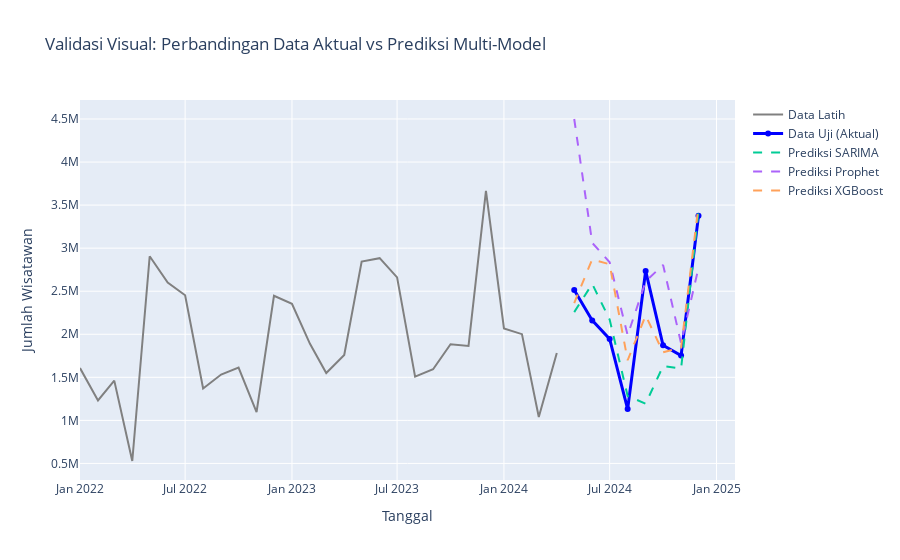
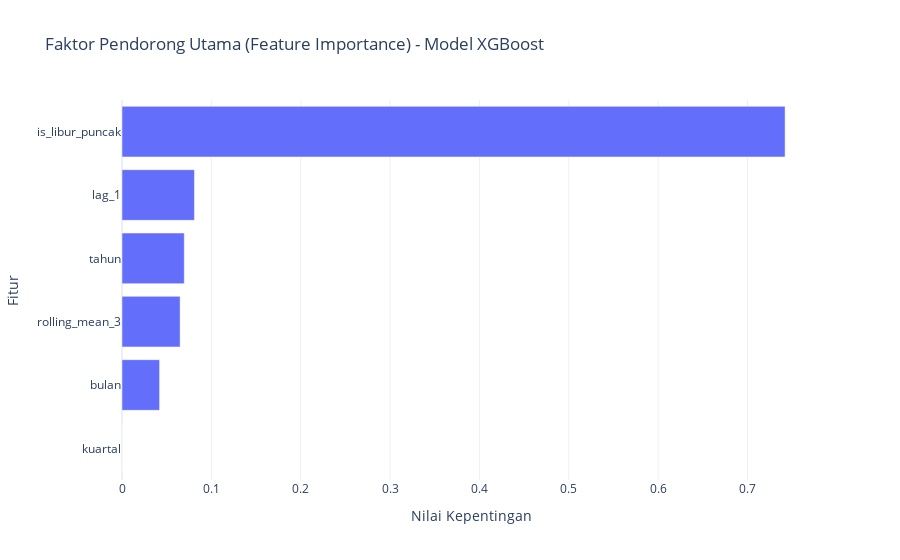

Source (notebook cell) for these figures, in order:
### Markdown cell above
Model XGBoost menyediakan fitur *Feature Importance* yang memberi peringkat pada semua fitur berdasarkan kontribusinya terhadap akurasi prediksi. Dengan menganalisis fitur-fitur teratas (misalnya, `lag_12`, `bulan`, `is_libur_puncak`), kita dapat secara objektif mengidentifikasi faktor-faktor pendorong utama kunjungan wisata di Kota Batu. Hasil ini mengkonfirmasi hipotesis awal kita dengan bukti kuantitatif.

### Code cell
# ==============================================================================
# 6. EVALUASI DAN INTERPRETASI MULTI-MODEL DENGAN PLOTLY (DIPERBAIKI)
# ==============================================================================

# Pastikan variabel dari sel sebelumnya (pelatihan model) sudah ada
if 'predictions' in locals() and 'metrics_df' in locals() and 'xgb_model' in locals():
    print("\nTahap 6: Mengevaluasi dan Menginterpretasi Multi-Model...")
    
    # 1. Menampilkan Metrik Kuantitatif untuk Semua Model
    print("\n--- 6.1 Metrik Kuantitatif (MAPE & RMSE) ---")
    print("Tabel Perbandingan Kinerja pada Data Uji (Semakin Kecil Semakin Baik)")
    display(metrics_df)

    # 2. Menampilkan Validasi Visual untuk Semua Model
    print("\n--- 6.2 Validasi Visual ---")
    fig_eval.update_layout(
        title='Validasi Visual: Perbandingan Data Aktual vs Prediksi Multi-Model'
    )
    fig_eval.show()

    # 3. Menampilkan Interpretasi Model (Spesifik untuk XGBoost)
    print("\n--- 6.3 Interpretasi Model (Feature Importance untuk XGBoost) ---")
    print("Catatan: Analisis Faktor Pendorong (Feature Importance) hanya tersedia untuk model berbasis tree seperti XGBoost.")
    
    # --- PERBAIKAN DI SINI: Mendefinisikan ulang variabel FEATURES ---
    FEATURES = ['bulan', 'kuartal', 'tahun', 'lag_1', 'rolling_mean_3', 'is_libur_puncak']
    
    # Plot Feature Importance dengan Plotly
    feature_importance = pd.DataFrame({'feature': FEATURES, 'importance': xgb_model.feature_importances_})
    # Urutkan untuk visualisasi yang lebih baik
    feature_importance = feature_importance.sort_values('importance', ascending=True)

    fig_feat = px.bar(
        feature_importance, 
        x='importance', 
        y='feature', 
        orientation='h', 
        title='Faktor Pendorong Utama (Feature Importance) - Model XGBoost',
        labels={'feature': 'Fitur', 'importance': 'Nilai Kepentingan'}
    )
    fig_feat.show()

    print("\nAnalisis selesai.")

else:
    print("\n❌ Proses evaluasi dibatalkan karena variabel yang dibutuhkan (seperti 'predictions', 'metrics_df', 'xgb_model') tidak ditemukan. Pastikan sel pelatihan model sudah dijalankan.")

### Figure 1 — Plotly figure (JSON) as saved in the notebook; plotly's stock layout.template omitted (floating-point values rounded to 4 significant figures)
{"data": [{"line": {"color": "gray"}, "mode": "lines", "name": "Data Latih", "type": "scatter", "x": ["2022-01-01T00:00:00", "2022-02-01T00:00:00", "2022-03-01T00:00:00", "2022-04-01T00:00:00", "2022-05-01T00:00:00", "2022-06-01T00:00:00", "2022-07-01T00:00:00", "2022-08-01T00:00:00", "2022-09-01T00:00:00", "2022-10-01T00:00:00", "2022-11-01T00:00:00", "2022-12-01T00:00:00", "2023-01-01T00:00:00", "2023-02-01T00:00:00", "2023-03-01T00:00:00", "2023-04-01T00:00:00", "2023-05-01T00:00:00", "2023-06-01T00:00:00", "2023-07-01T00:00:00", "2023-08-01T00:00:00", "2023-09-01T00:00:00", "2023-10-01T00:00:00", "2023-11-01T00:00:00", "2023-12-01T00:00:00", "2024-01-01T00:00:00", "2024-02-01T00:00:00", "2024-03-01T00:00:00", "2024-04-01T00:00:00"], "y": [1607143, 1231924, 1461713, 528238, 2906199, 2601280, 2453001, 1370061, 1531850, 1612253, 1096317, 2447519, 2353100, 1889443, 1549358, 1759122, 2844083, 2883654, 2660286, 1508556, 1593221, 1883482, 1864244, 3665705, 2067160, 2001249, 1039815, 1783052]}, {"line": {"color": "blue", "width": 3}, "mode": "lines+markers", "name": "Data Uji (Aktual)", "type": "scatter", "x": ["2024-05-01T00:00:00", "2024-06-01T00:00:00", "2024-07-01T00:00:00", "2024-08-01T00:00:00", "2024-09-01T00:00:00", "2024-10-01T00:00:00", "2024-11-01T00:00:00", "2024-12-01T00:00:00"], "y": [2514731, 2161075, 1945741, 1130841, 2735576, 1871233, 1752325, 3374936]}, {"line": {"dash": "dash"}, "mode": "lines", "name": "Prediksi SARIMA", "type": "scatter", "x": ["2024-05-01T00:00:00", "2024-06-01T00:00:00", "2024-07-01T00:00:00", "2024-08-01T00:00:00", "2024-09-01T00:00:00", "2024-10-01T00:00:00", "2024-11-01T00:00:00", "2024-12-01T00:00:00"], "y": [2257000.0, 2585000.0, 2171000.0, 1283000.0, 1194000.0, 1630000.0, 1602000.0, 3422000.0]}, {"line": {"dash": "dash"}, "mode": "lines", "name": "Prediksi Prophet", "type": "scatter", "x": ["2024-05-01T00:00:00", "2024-06-01T00:00:00", "2024-07-01T00:00:00", "2024-08-01T00:00:00", "2024-09-01T00:00:00", "2024-10-01T00:00:00", "2024-11-01T00:00:00", "2024-12-01T00:00:00"], "y": [4500000.0, 3062000.0, 2836000.0, 1989000.0, 2613000.0, 2806000.0, 1896000.0, 2773000.0]}, {"line": {"dash": "dash"}, "mode": "lines", "name": "Prediksi XGBoost", "type": "scatter", "x": ["2024-05-01T00:00:00", "2024-06-01T00:00:00", "2024-07-01T00:00:00", "2024-08-01T00:00:00", "2024-09-01T00:00:00", "2024-10-01T00:00:00", "2024-11-01T00:00:00", "2024-12-01T00:00:00"], "y": [2362899, 2870000.0, 2812000.0, 1698221, 2217000.0, 1790000.0, 1844000.0, 3492000.0]}], "layout": {"title": {"text": "Validasi Visual: Perbandingan Data Aktual vs Prediksi Multi-Model"}, "xaxis": {"title": {"text": "Tanggal"}}, "yaxis": {"title": {"text": "Jumlah Wisatawan"}}}}

### Figure 2 — Plotly figure (JSON) as saved in the notebook; plotly's stock layout.template omitted (floating-point values rounded to 4 significant figures)
{"data": [{"alignmentgroup": "True", "hovertemplate": "Nilai Kepentingan=%{x}<br>Fitur=%{y}<extra></extra>", "legendgroup": "", "marker": {"color": "#636efa", "pattern": {"shape": ""}}, "name": "", "offsetgroup": "", "orientation": "h", "showlegend": false, "textposition": "auto", "type": "bar", "x": [0, 0.04209, 0.06504, 0.06969, 0.08108, 0.7421], "xaxis": "x", "y": ["kuartal", "bulan", "rolling_mean_3", "tahun", "lag_1", "is_libur_puncak"], "yaxis": "y"}], "layout": {"barmode": "relative", "legend": {"tracegroupgap": 0}, "title": {"text": "Faktor Pendorong Utama (Feature Importance) - Model XGBoost"}, "xaxis": {"anchor": "y", "domain": [0, 1], "title": {"text": "Nilai Kepentingan"}}, "yaxis": {"anchor": "x", "domain": [0, 1], "title": {"text": "Fitur"}}}}
